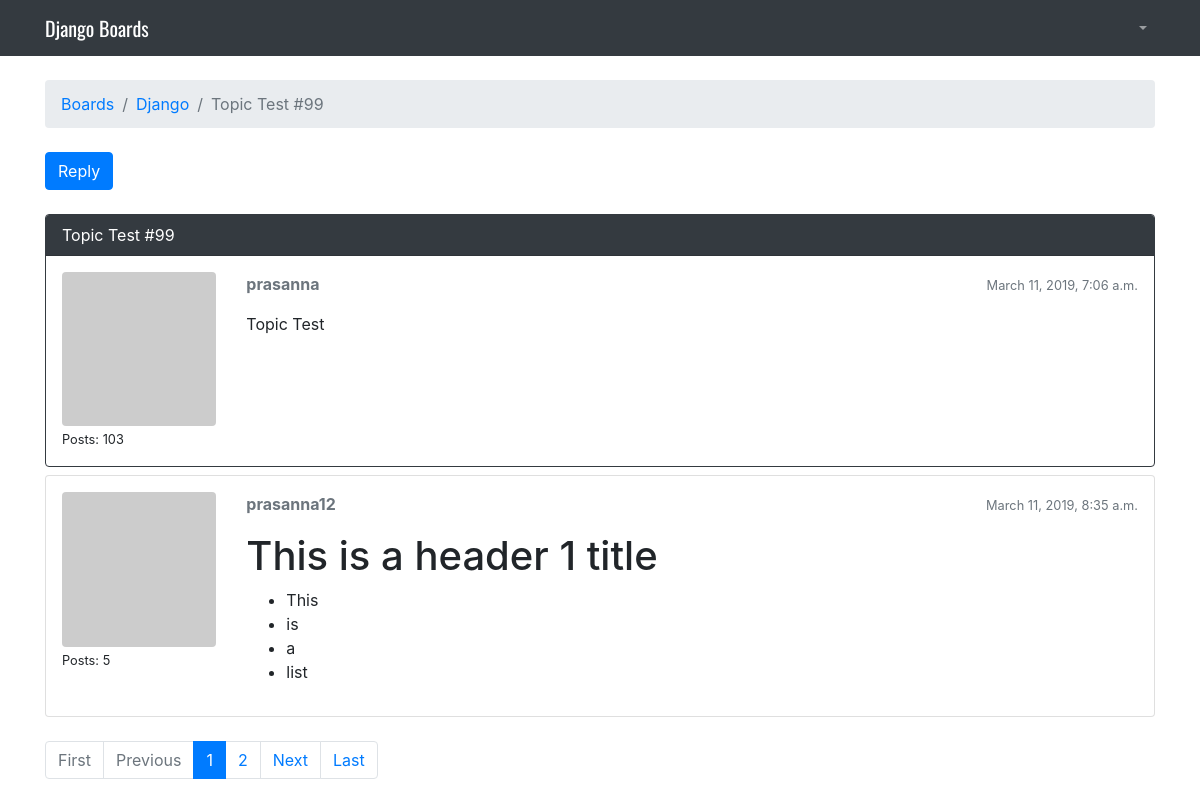
Screenshot of /boards/1/topics/104/ with the database file from the repository.
### boards/models.py (models this page shows, shortened)
class Topic(models.Model):
	subject = models.CharField(max_length=255)
	last_updated = models.DateTimeField(auto_now_add = True)
	board = models.ForeignKey(Board,on_delete=models.CASCADE,related_name = 'topics')
	starter = models.ForeignKey(User,on_delete=models.CASCADE,related_name = 'topics')
	views = models.PositiveIntegerField(default=0)

class Board(models.Model):
	name = models.CharField(max_length=30,unique = True)
	description = models.CharField(max_length=100)

class Post(models.Model):
	message = models.TextField(max_length=4000)
	topic = models.ForeignKey(Topic,on_delete=models.CASCADE,related_name = 'posts')
	created_at = models.DateTimeField(auto_now_add = True)
	updated_at = models.DateTimeField(null = True)
	created_by = models.ForeignKey(User,on_delete=models.CASCADE,related_name = 'posts')
	updated_by = models.ForeignKey(User,on_delete=models.CASCADE, null = True ,related_name = '+')
	def get_message_as_markdown(self):
		return mark_safe(markdown(self.message, safe_mode='escape'))

### boards/views.py (the view)
# urls.py: url(r'^boards/(?P<pk>\d+)/topics/(?P<topic_pk>\d+)/$', views.PostListView.as_view(), name='topic_posts'),
class PostListView(ListView):
	model = Post
	context_object_name = 'posts'
	template_name = 'topic_posts.html'
	paginate_by = 2
	def get_context_data(self, **kwargs):
		session_key = 'viewed_topic_{}'.format(self.topic.pk)
		if not self.request.session.get(session_key, False):
			self.topic.views += 1
			self.topic.save()
			self.request.session[session_key] = True
		kwargs['topic'] = self.topic
		return super().get_context_data(**kwargs)
	def get_queryset(self):
		self.topic = get_object_or_404(Topic, board__pk=self.kwargs.get('pk'), pk=self.kwargs.get('topic_pk'))
		queryset = self.topic.posts.order_by('created_at')
		return queryset

### boards/templatetags/gravatar.py (called while the page is built)
@register.filter
def gravatar(user):
    email = user.email.lower().encode('utf-8')
    default = 'mm'
    size = 256
    url = 'https://www.gravatar.com/avatar/{md5}?{params}'.format(
        md5=hashlib.md5(email).hexdigest(),
        params=urlencode({'d': default, 's': str(size)})
    )
    return url

### templates/topic_posts.html (shortened to what this page needs)
{% extends 'base.html' %}
{% load static %}
{% block breadcrumb %}
  <li class="breadcrumb-item"><a href="{% url 'home' %}">Boards</a></li>
  <li class="breadcrumb-item"><a href="{% url 'board_topics' topic.board.pk %}">{{ topic.board.name }}</a></li>
  <li class="breadcrumb-item active">{{ topic.subject }}</li>
{% endblock %}
{% load gravatar %}
{% block content %}
  <div class="mb-4">
    <a href="{% url 'reply_topic' topic.board.pk topic.pk %}" class="btn btn-primary" role="button">Reply</a>
  </div>
  {% for post in posts %}
    <div id="{{ post.pk }}" class="card {% if forloop.last %}mb-4{% else %}mb-2{% endif %} {% if forloop.first %}border-dark{% endif %}">
      {% if forloop.first %}
        <div class="card-header text-white bg-dark py-2 px-3">{{ topic.subject }}</div>
      {% endif %}
      <div class="card-body p-3">
        <div class="row">
          <div class="col-2">
             <img src="{{ post.created_by|gravatar }}" alt="{{ post.created_by.username }}" class="w-100 rounded">
            <small>Posts: {{ post.created_by.posts.count }}</small>
          </div>
          <div class="col-10">
            <div class="row mb-3">
              <div class="col-6">
                <strong class="text-muted">{{ post.created_by.username }}</strong>
              </div>
              <div class="col-6 text-right">
                <small class="text-muted">{{ post.created_at }}</small>
              </div>
            </div>
				{{ post.get_message_as_markdown }}
          </div>
        </div>
      </div>
    </div>
  {% endfor %}
	{% include 'includes/pagination.html' %}
{% endblock %}

### templates/base.html (shortened to what this page needs)
{% load static %}
<!DOCTYPE html>
<html>
	<head>
		<link rel="stylesheet" href="{% static 'css\bootstrap.min.css' %}">
		<link rel="stylesheet" href="{% static 'css\app.css' %}">
	</head>
	<body>
		{% block body %}
		<nav class="navbar navbar-expand-sm navbar-dark bg-dark">
			<div class="container">
				<a class="navbar-brand" href="{% url 'home' %}">Django Boards</a>
				<div class="collapse navbar-collapse" id="mainMenu">
					<ul class="navbar-nav ml-auto">
						<li class="nav-item dropdown">
						<a class="nav-link dropdown-toggle" href="#" id="userMenu" data-toggle="dropdown" aria-haspopup="true" aria-expanded="false">
						</a>
						</li>
					</ul>
				</div>
			 </div>
		</nav>
		<div class="container">
			<ol class="breadcrumb my-4">
			{% block breadcrumb %}
			{% endblock %}
			</ol>
			{% block content %}
			{% endblock %}
		</div>
		{% endblock body%}
	</body>
</html>

### templates/includes/pagination.html (shortened to what this page needs)
{% if is_paginated %}
  <nav aria-label="Topics pagination" class="mb-4">
    <ul class="pagination">
      {% if page_obj.number > 1 %}
        <li class="page-item">
          <a class="page-link" href="?page=1">First</a>
        </li>
      {% else %}
        <li class="page-item disabled">
          <span class="page-link">First</span>
        </li>
      {% endif %}
      {% if page_obj.has_previous %}
        <li class="page-item">
          <a class="page-link" href="?page={{ page_obj.previous_page_number }}">Previous</a>
        </li>
      {% else %}
        <li class="page-item disabled">
          <span class="page-link">Previous</span>
        </li>
      {% endif %}
      {% for page_num in paginator.page_range %}
        {% if page_obj.number == page_num %}
          <li class="page-item active">
            <span class="page-link">
              {{ page_num }}
            </span>
          </li>
        {% elif page_num > page_obj.number|add:'-3' and page_num < page_obj.number|add:'3' %}
          <li class="page-item">
            <a class="page-link" href="?page={{ page_num }}">{{ page_num }}</a>
          </li>
        {% endif %}
      {% endfor %}
      {% if page_obj.has_next %}
        <li class="page-item">
          <a class="page-link" href="?page={{ page_obj.next_page_number }}">Next</a>
        </li>
      {% else %}
        <li class="page-item disabled">
          <span class="page-link">Next</span>
        </li>
      {% endif %}
      {% if page_obj.number != paginator.num_pages %}
        <li class="page-item">
          <a class="page-link" href="?page={{ paginator.num_pages }}">Last</a>
        </li>
      {% else %}
        <li class="page-item disabled">
          <span class="page-link">Last</span>
        </li>
      {% endif %}
    </ul>
  </nav>
{% endif %}

### static/css/app.css (style rules this page uses)
.navbar-brand { font-family: 'Oswald', sans-serif; }

### rows the page displays
Topic: board.name "Django", subject "Topic Test #99"
Post: created_by.posts.count "103", created_by.username "prasanna", created_at "March 11, 2019, 7:06 a.m.", get_message_as_markdown "Topic Test"
Post: created_by.posts.count "5", created_by.username "prasanna12", created_at "March 11, 2019, 8:35 a.m.", get_message_as_markdown "This is a header 1 title This is a list"

### other values shown
{{ page_num }} "1"
{{ page_num }} "2"
